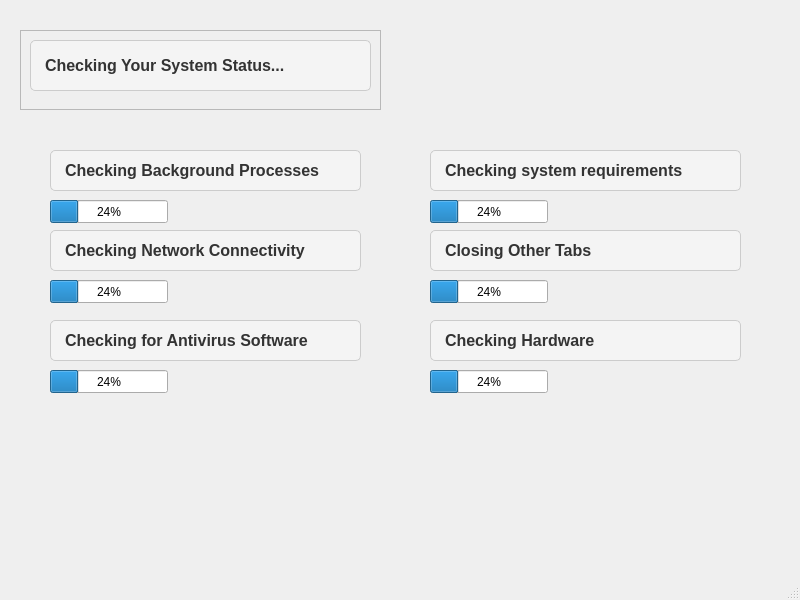
<?xml version="1.0" encoding="UTF-8"?>
<ui version="4.0">
 <class>MainWindow</class>
 <widget class="QMainWindow" name="MainWindow">
  <property name="geometry">
   <rect>
    <x>0</x>
    <y>0</y>
    <width>800</width>
    <height>600</height>
   </rect>
  </property>
  <property name="windowTitle">
   <string>MainWindow</string>
  </property>
  <widget class="QWidget" name="centralwidget">
   <widget class="QFrame" name="frame">
    <property name="geometry">
     <rect>
      <x>20</x>
      <y>30</y>
      <width>361</width>
      <height>80</height>
     </rect>
    </property>
    <property name="frameShape">
     <enum>QFrame::StyledPanel</enum>
    </property>
    <property name="frameShadow">
     <enum>QFrame::Raised</enum>
    </property>
    <widget class="QLabel" name="SystemCHeckPageLabel">
     <property name="geometry">
      <rect>
       <x>10</x>
       <y>10</y>
       <width>341</width>
       <height>51</height>
      </rect>
     </property>
     <property name="font">
      <font>
       <family>Arial,sans-serif</family>
       <pointsize>-1</pointsize>
       <weight>75</weight>
       <bold>true</bold>
      </font>
     </property>
     <property name="styleSheet">
      <string notr="true">/* Define a class for your label */
.QLabel {
    font-family: Arial, sans-serif; /* Use a web-safe font or a custom Shopify font if available */
    font-size: 16px; /* Adjust the font size as needed */
    font-weight: bold; /* Make the text bold if desired */
    color: #333; /* Set the text color to a Shopify-like color */
    text-align: center; /* Center the text horizontally */
    padding: 10px; /* Add some padding around the text */
    background-color: #f4f4f4; /* Set a background color */
    border: 1px solid #ccc; /* Add a border for a clean look */
    border-radius: 5px; /* Round the corners of the label */
}
</string>
     </property>
     <property name="text">
      <string>Checking Your System Status...</string>
     </property>
    </widget>
   </widget>
   <widget class="QProgressBar" name="BackgroundPB">
    <property name="geometry">
     <rect>
      <x>50</x>
      <y>200</y>
      <width>118</width>
      <height>23</height>
     </rect>
    </property>
    <property name="value">
     <number>24</number>
    </property>
   </widget>
   <widget class="QProgressBar" name="NCPB">
    <property name="geometry">
     <rect>
      <x>50</x>
      <y>280</y>
      <width>118</width>
      <height>23</height>
     </rect>
    </property>
    <property name="value">
     <number>24</number>
    </property>
   </widget>
   <widget class="QProgressBar" name="ASPB">
    <property name="geometry">
     <rect>
      <x>50</x>
      <y>370</y>
      <width>118</width>
      <height>23</height>
     </rect>
    </property>
    <property name="value">
     <number>24</number>
    </property>
   </widget>
   <widget class="QLabel" name="BackProcessLabel">
    <property name="geometry">
     <rect>
      <x>50</x>
      <y>150</y>
      <width>311</width>
      <height>41</height>
     </rect>
    </property>
    <property name="font">
     <font>
      <family>Arial,sans-serif</family>
      <pointsize>-1</pointsize>
      <weight>75</weight>
      <bold>true</bold>
     </font>
    </property>
    <property name="styleSheet">
     <string notr="true">/* Define a class for your label */
.QLabel {
    font-family: Arial, sans-serif; /* Use a web-safe font or a custom Shopify font if available */
    font-size: 16px; /* Adjust the font size as needed */
    font-weight: bold; /* Make the text bold if desired */
    color: #333; /* Set the text color to a Shopify-like color */
    text-align: center; /* Center the text horizontally */
    padding: 10px; /* Add some padding around the text */
    background-color: #f4f4f4; /* Set a background color */
    border: 1px solid #ccc; /* Add a border for a clean look */
    border-radius: 5px; /* Round the corners of the label */
}
</string>
    </property>
    <property name="text">
     <string>Checking Background Processes</string>
    </property>
   </widget>
   <widget class="QLabel" name="NetworkConnLabel">
    <property name="geometry">
     <rect>
      <x>50</x>
      <y>230</y>
      <width>311</width>
      <height>41</height>
     </rect>
    </property>
    <property name="font">
     <font>
      <family>Arial,sans-serif</family>
      <pointsize>-1</pointsize>
      <weight>75</weight>
      <bold>true</bold>
     </font>
    </property>
    <property name="styleSheet">
     <string notr="true">/* Define a class for your label */
.QLabel {
    font-family: Arial, sans-serif; /* Use a web-safe font or a custom Shopify font if available */
    font-size: 16px; /* Adjust the font size as needed */
    font-weight: bold; /* Make the text bold if desired */
    color: #333; /* Set the text color to a Shopify-like color */
    text-align: center; /* Center the text horizontally */
    padding: 10px; /* Add some padding around the text */
    background-color: #f4f4f4; /* Set a background color */
    border: 1px solid #ccc; /* Add a border for a clean look */
    border-radius: 5px; /* Round the corners of the label */
}
</string>
    </property>
    <property name="text">
     <string>Checking Network Connectivity</string>
    </property>
   </widget>
   <widget class="QLabel" name="AntiVCheckLabel">
    <property name="geometry">
     <rect>
      <x>50</x>
      <y>320</y>
      <width>311</width>
      <height>41</height>
     </rect>
    </property>
    <property name="font">
     <font>
      <family>Arial,sans-serif</family>
      <pointsize>-1</pointsize>
      <weight>75</weight>
      <bold>true</bold>
     </font>
    </property>
    <property name="styleSheet">
     <string notr="true">/* Define a class for your label */
.QLabel {
    font-family: Arial, sans-serif; /* Use a web-safe font or a custom Shopify font if available */
    font-size: 16px; /* Adjust the font size as needed */
    font-weight: bold; /* Make the text bold if desired */
    color: #333; /* Set the text color to a Shopify-like color */
    text-align: center; /* Center the text horizontally */
    padding: 10px; /* Add some padding around the text */
    background-color: #f4f4f4; /* Set a background color */
    border: 1px solid #ccc; /* Add a border for a clean look */
    border-radius: 5px; /* Round the corners of the label */
}
</string>
    </property>
    <property name="text">
     <string>Checking for Antivirus Software</string>
    </property>
   </widget>
   <widget class="QLabel" name="SysReqLabel">
    <property name="geometry">
     <rect>
      <x>430</x>
      <y>150</y>
      <width>311</width>
      <height>41</height>
     </rect>
    </property>
    <property name="font">
     <font>
      <family>Arial,sans-serif</family>
      <pointsize>-1</pointsize>
      <weight>75</weight>
      <bold>true</bold>
     </font>
    </property>
    <property name="styleSheet">
     <string notr="true">/* Define a class for your label */
.QLabel {
    font-family: Arial, sans-serif; /* Use a web-safe font or a custom Shopify font if available */
    font-size: 16px; /* Adjust the font size as needed */
    font-weight: bold; /* Make the text bold if desired */
    color: #333; /* Set the text color to a Shopify-like color */
    text-align: center; /* Center the text horizontally */
    padding: 10px; /* Add some padding around the text */
    background-color: #f4f4f4; /* Set a background color */
    border: 1px solid #ccc; /* Add a border for a clean look */
    border-radius: 5px; /* Round the corners of the label */
}
</string>
    </property>
    <property name="text">
     <string>Checking system requirements</string>
    </property>
   </widget>
   <widget class="QLabel" name="ClosingTabsLabel">
    <property name="geometry">
     <rect>
      <x>430</x>
      <y>230</y>
      <width>311</width>
      <height>41</height>
     </rect>
    </property>
    <property name="font">
     <font>
      <family>Arial,sans-serif</family>
      <pointsize>-1</pointsize>
      <weight>75</weight>
      <bold>true</bold>
     </font>
    </property>
    <property name="styleSheet">
     <string notr="true">/* Define a class for your label */
.QLabel {
    font-family: Arial, sans-serif; /* Use a web-safe font or a custom Shopify font if available */
    font-size: 16px; /* Adjust the font size as needed */
    font-weight: bold; /* Make the text bold if desired */
    color: #333; /* Set the text color to a Shopify-like color */
    text-align: center; /* Center the text horizontally */
    padding: 10px; /* Add some padding around the text */
    background-color: #f4f4f4; /* Set a background color */
    border: 1px solid #ccc; /* Add a border for a clean look */
    border-radius: 5px; /* Round the corners of the label */
}
</string>
    </property>
    <property name="text">
     <string>Closing Other Tabs</string>
    </property>
   </widget>
   <widget class="QLabel" name="HWCheckLabel">
    <property name="geometry">
     <rect>
      <x>430</x>
      <y>320</y>
      <width>311</width>
      <height>41</height>
     </rect>
    </property>
    <property name="font">
     <font>
      <family>Arial,sans-serif</family>
      <pointsize>-1</pointsize>
      <weight>75</weight>
      <bold>true</bold>
     </font>
    </property>
    <property name="styleSheet">
     <string notr="true">/* Define a class for your label */
.QLabel {
    font-family: Arial, sans-serif; /* Use a web-safe font or a custom Shopify font if available */
    font-size: 16px; /* Adjust the font size as needed */
    font-weight: bold; /* Make the text bold if desired */
    color: #333; /* Set the text color to a Shopify-like color */
    text-align: center; /* Center the text horizontally */
    padding: 10px; /* Add some padding around the text */
    background-color: #f4f4f4; /* Set a background color */
    border: 1px solid #ccc; /* Add a border for a clean look */
    border-radius: 5px; /* Round the corners of the label */
}
</string>
    </property>
    <property name="text">
     <string>Checking Hardware</string>
    </property>
   </widget>
   <widget class="QProgressBar" name="OTPB">
    <property name="geometry">
     <rect>
      <x>430</x>
      <y>280</y>
      <width>118</width>
      <height>23</height>
     </rect>
    </property>
    <property name="value">
     <number>24</number>
    </property>
   </widget>
   <widget class="QProgressBar" name="SRPB">
    <property name="geometry">
     <rect>
      <x>430</x>
      <y>200</y>
      <width>118</width>
      <height>23</height>
     </rect>
    </property>
    <property name="value">
     <number>24</number>
    </property>
   </widget>
   <widget class="QProgressBar" name="CHPB">
    <property name="geometry">
     <rect>
      <x>430</x>
      <y>370</y>
      <width>118</width>
      <height>23</height>
     </rect>
    </property>
    <property name="value">
     <number>24</number>
    </property>
   </widget>
  </widget>
  <widget class="QStatusBar" name="statusbar"/>
 </widget>
 <resources/>
 <connections/>
</ui>
